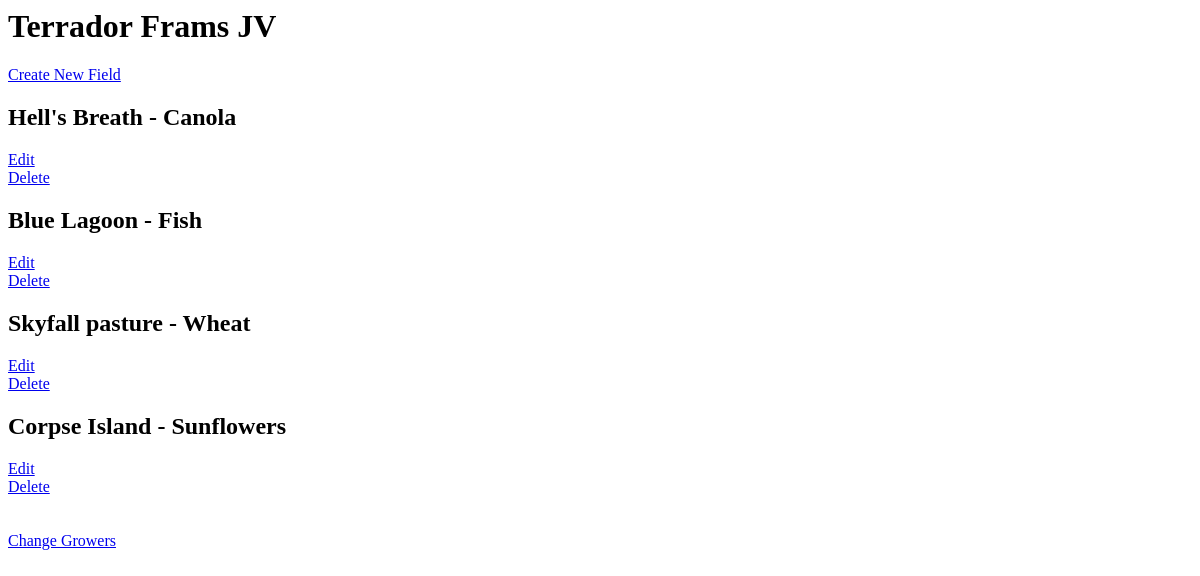
The app's page /1/, older data.
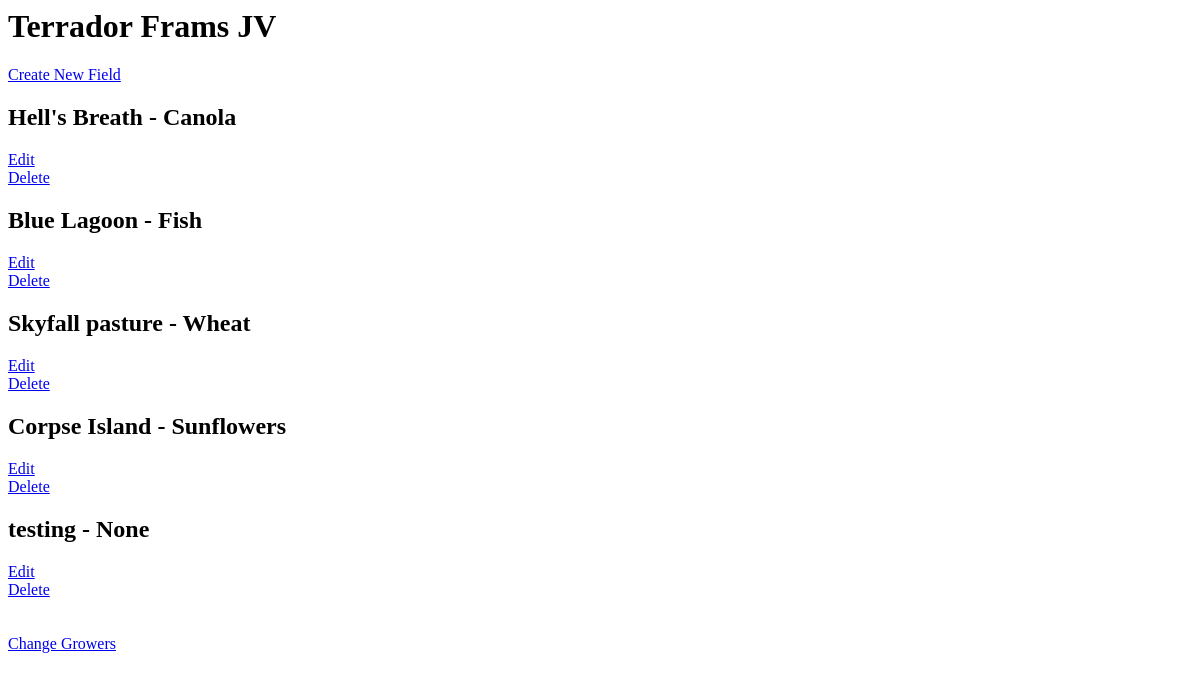
The same page, newer data.
### sql_database.py (models this page shows, shortened)
class Growers(Base):
    __tablename__ = 'growers'
    name = Column(String(250), nullable = False)
    id = Column(Integer, primary_key = True)

class Fields(Base):
    __tablename__ = 'fields'
    name = Column(String(250), nullable = False)
    id = Column(Integer, primary_key = True)
    crop = Column(String(250))
    grower_id = Column(Integer, ForeignKey('growers.id'))
    grower = relationship(Growers)

### app.py (the view)
@app.route('/<int:grower_id>/')
def growerRecord(grower_id):
    grower = session.query(Growers).filter_by(id = grower_id).one()
    items = session.query(Fields).filter_by(grower_id = grower_id)
    return render_template('grower.html',grower=grower, items=items)

### templates/grower.html (shortened to what this page needs)
<html>
    <body>
        <h1>{{ grower.name }}</h1>
        <a href ="{{ url_for('newField', grower_id = grower.id)}}">Create New Field</a>
        {% for i in items %}
        <h2>{{i.name}} - {{i.crop}}</h2>
        <a href ="{{ url_for('editField', grower_id = grower.id, field_id = i.id)}}">Edit</a>
        <a href ="{{ url_for('deleteField', grower_id = grower.id, field_id = i.id)}}">Delete</a>
        {% endfor %}
        <a href ="{{ url_for('grower')}}">Change Growers</a>
    </body>
</html>

Row changes from the older to the newer data that the page shows:
added Fields: name "testing", crop "None"
